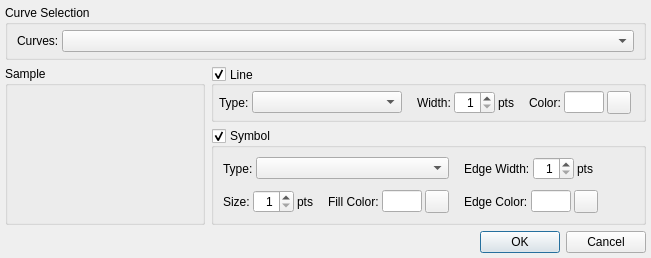
<?xml version="1.0" encoding="UTF-8"?>
<ui version="4.0">
 <class>CurveDialog</class>
 <widget class="QDialog" name="CurveDialog">
  <property name="geometry">
   <rect>
    <x>0</x>
    <y>0</y>
    <width>651</width>
    <height>247</height>
   </rect>
  </property>
  <property name="sizePolicy">
   <sizepolicy hsizetype="Preferred" vsizetype="Maximum">
    <horstretch>0</horstretch>
    <verstretch>0</verstretch>
   </sizepolicy>
  </property>
  <property name="windowTitle">
   <string>Dialog</string>
  </property>
  <layout class="QGridLayout" name="gridLayout_5">
   <property name="leftMargin">
    <number>5</number>
   </property>
   <property name="topMargin">
    <number>5</number>
   </property>
   <property name="rightMargin">
    <number>5</number>
   </property>
   <property name="bottomMargin">
    <number>5</number>
   </property>
   <item row="0" column="0" colspan="3">
    <widget class="QGroupBox" name="gbxCurve">
     <property name="font">
      <font>
       <pointsize>9</pointsize>
      </font>
     </property>
     <property name="title">
      <string>Curve Selection</string>
     </property>
     <layout class="QGridLayout" name="gridLayout_4">
      <property name="leftMargin">
       <number>9</number>
      </property>
      <property name="topMargin">
       <number>5</number>
      </property>
      <property name="rightMargin">
       <number>9</number>
      </property>
      <property name="bottomMargin">
       <number>5</number>
      </property>
      <property name="verticalSpacing">
       <number>5</number>
      </property>
      <item row="0" column="0">
       <layout class="QHBoxLayout" name="horizontalLayout_4">
        <item>
         <widget class="QLabel" name="label">
          <property name="text">
           <string>Curves: </string>
          </property>
         </widget>
        </item>
        <item>
         <widget class="QComboBox" name="cboxCurve">
          <property name="sizePolicy">
           <sizepolicy hsizetype="MinimumExpanding" vsizetype="Fixed">
            <horstretch>0</horstretch>
            <verstretch>0</verstretch>
           </sizepolicy>
          </property>
          <property name="font">
           <font>
            <pointsize>9</pointsize>
           </font>
          </property>
          <property name="editable">
           <bool>false</bool>
          </property>
         </widget>
        </item>
       </layout>
      </item>
     </layout>
    </widget>
   </item>
   <item row="1" column="0" rowspan="2">
    <widget class="QGroupBox" name="gbxSample">
     <property name="sizePolicy">
      <sizepolicy hsizetype="Preferred" vsizetype="Preferred">
       <horstretch>0</horstretch>
       <verstretch>0</verstretch>
      </sizepolicy>
     </property>
     <property name="minimumSize">
      <size>
       <width>200</width>
       <height>0</height>
      </size>
     </property>
     <property name="maximumSize">
      <size>
       <width>300</width>
       <height>16777215</height>
      </size>
     </property>
     <property name="font">
      <font>
       <pointsize>9</pointsize>
      </font>
     </property>
     <property name="title">
      <string>Sample</string>
     </property>
     <layout class="QGridLayout" name="gridLayout">
      <property name="leftMargin">
       <number>5</number>
      </property>
      <property name="topMargin">
       <number>5</number>
      </property>
      <property name="rightMargin">
       <number>5</number>
      </property>
      <property name="bottomMargin">
       <number>5</number>
      </property>
      <item row="0" column="0">
       <widget class="QwtPlot" name="qwtSample">
        <property name="sizePolicy">
         <sizepolicy hsizetype="Preferred" vsizetype="Minimum">
          <horstretch>0</horstretch>
          <verstretch>0</verstretch>
         </sizepolicy>
        </property>
        <property name="minimumSize">
         <size>
          <width>150</width>
          <height>50</height>
         </size>
        </property>
       </widget>
      </item>
     </layout>
    </widget>
   </item>
   <item row="1" column="1" colspan="2">
    <widget class="QGroupBox" name="gbxLine">
     <property name="sizePolicy">
      <sizepolicy hsizetype="Preferred" vsizetype="Maximum">
       <horstretch>0</horstretch>
       <verstretch>0</verstretch>
      </sizepolicy>
     </property>
     <property name="font">
      <font>
       <pointsize>9</pointsize>
      </font>
     </property>
     <property name="title">
      <string>Line</string>
     </property>
     <property name="alignment">
      <set>Qt::AlignLeading|Qt::AlignLeft|Qt::AlignVCenter</set>
     </property>
     <property name="flat">
      <bool>false</bool>
     </property>
     <property name="checkable">
      <bool>true</bool>
     </property>
     <layout class="QGridLayout" name="gridLayout_2">
      <property name="leftMargin">
       <number>5</number>
      </property>
      <property name="topMargin">
       <number>5</number>
      </property>
      <property name="rightMargin">
       <number>5</number>
      </property>
      <property name="bottomMargin">
       <number>5</number>
      </property>
      <property name="horizontalSpacing">
       <number>15</number>
      </property>
      <item row="0" column="2">
       <layout class="QHBoxLayout" name="horizontalLayout_17">
        <property name="spacing">
         <number>3</number>
        </property>
        <item>
         <widget class="QLabel" name="lblLineColor">
          <property name="font">
           <font>
            <pointsize>9</pointsize>
           </font>
          </property>
          <property name="text">
           <string>Color:</string>
          </property>
         </widget>
        </item>
        <item>
         <widget class="QLineEdit" name="ledLineColor">
          <property name="minimumSize">
           <size>
            <width>40</width>
            <height>0</height>
           </size>
          </property>
          <property name="maximumSize">
           <size>
            <width>40</width>
            <height>16777215</height>
           </size>
          </property>
          <property name="frame">
           <bool>true</bool>
          </property>
          <property name="readOnly">
           <bool>true</bool>
          </property>
         </widget>
        </item>
        <item>
         <widget class="QToolButton" name="tbtLineColor">
          <property name="font">
           <font>
            <pointsize>9</pointsize>
           </font>
          </property>
          <property name="text">
           <string/>
          </property>
          <property name="icon">
           <iconset>
            <normaloff>:/AxisDialog/dialogs/AxisDialog/images/color.png</normaloff>:/AxisDialog/dialogs/AxisDialog/images/color.png</iconset>
          </property>
         </widget>
        </item>
        <item>
         <spacer name="horizontalSpacer">
          <property name="orientation">
           <enum>Qt::Horizontal</enum>
          </property>
          <property name="sizeHint" stdset="0">
           <size>
            <width>40</width>
            <height>20</height>
           </size>
          </property>
         </spacer>
        </item>
       </layout>
      </item>
      <item row="0" column="1">
       <layout class="QHBoxLayout" name="horizontalLayout_16">
        <property name="spacing">
         <number>3</number>
        </property>
        <item>
         <widget class="QLabel" name="lblLineThickness">
          <property name="font">
           <font>
            <pointsize>9</pointsize>
           </font>
          </property>
          <property name="text">
           <string>Width:</string>
          </property>
         </widget>
        </item>
        <item>
         <widget class="QSpinBox" name="sbxLineThickness">
          <property name="layoutDirection">
           <enum>Qt::LeftToRight</enum>
          </property>
          <property name="alignment">
           <set>Qt::AlignRight|Qt::AlignTrailing|Qt::AlignVCenter</set>
          </property>
          <property name="minimum">
           <number>1</number>
          </property>
          <property name="maximum">
           <number>20</number>
          </property>
         </widget>
        </item>
        <item>
         <widget class="QLabel" name="lblPts">
          <property name="text">
           <string>pts</string>
          </property>
         </widget>
        </item>
       </layout>
      </item>
      <item row="0" column="0">
       <layout class="QHBoxLayout" name="horizontalLayout">
        <property name="spacing">
         <number>3</number>
        </property>
        <item>
         <widget class="QLabel" name="lblLineType">
          <property name="text">
           <string>Type:</string>
          </property>
         </widget>
        </item>
        <item>
         <widget class="QComboBox" name="cboxLineType">
          <property name="minimumSize">
           <size>
            <width>150</width>
            <height>0</height>
           </size>
          </property>
         </widget>
        </item>
       </layout>
      </item>
     </layout>
    </widget>
   </item>
   <item row="2" column="1" colspan="2">
    <widget class="QGroupBox" name="gbxSymbol">
     <property name="sizePolicy">
      <sizepolicy hsizetype="Preferred" vsizetype="Maximum">
       <horstretch>0</horstretch>
       <verstretch>0</verstretch>
      </sizepolicy>
     </property>
     <property name="font">
      <font>
       <pointsize>9</pointsize>
      </font>
     </property>
     <property name="title">
      <string>Symbol</string>
     </property>
     <property name="checkable">
      <bool>true</bool>
     </property>
     <layout class="QGridLayout" name="gridLayout_3">
      <property name="horizontalSpacing">
       <number>15</number>
      </property>
      <property name="verticalSpacing">
       <number>10</number>
      </property>
      <item row="1" column="0">
       <layout class="QHBoxLayout" name="horizontalLayout_3">
        <property name="spacing">
         <number>15</number>
        </property>
        <item>
         <layout class="QHBoxLayout" name="horizontalLayout_18">
          <property name="spacing">
           <number>3</number>
          </property>
          <item>
           <widget class="QLabel" name="lblSymbolSize">
            <property name="font">
             <font>
              <pointsize>9</pointsize>
             </font>
            </property>
            <property name="text">
             <string>Size:</string>
            </property>
           </widget>
          </item>
          <item>
           <widget class="QSpinBox" name="sbxSymbolSize">
            <property name="layoutDirection">
             <enum>Qt::LeftToRight</enum>
            </property>
            <property name="alignment">
             <set>Qt::AlignRight|Qt::AlignTrailing|Qt::AlignVCenter</set>
            </property>
            <property name="minimum">
             <number>1</number>
            </property>
            <property name="maximum">
             <number>20</number>
            </property>
           </widget>
          </item>
          <item>
           <widget class="QLabel" name="lblPts2">
            <property name="text">
             <string>pts</string>
            </property>
           </widget>
          </item>
         </layout>
        </item>
        <item>
         <layout class="QHBoxLayout" name="horizontalLayout_19">
          <property name="spacing">
           <number>3</number>
          </property>
          <item>
           <widget class="QLabel" name="lblSymbolColor">
            <property name="font">
             <font>
              <pointsize>9</pointsize>
             </font>
            </property>
            <property name="text">
             <string>Fill Color:</string>
            </property>
           </widget>
          </item>
          <item>
           <widget class="QLineEdit" name="ledSymbolColor">
            <property name="minimumSize">
             <size>
              <width>40</width>
              <height>0</height>
             </size>
            </property>
            <property name="maximumSize">
             <size>
              <width>40</width>
              <height>16777215</height>
             </size>
            </property>
            <property name="frame">
             <bool>true</bool>
            </property>
            <property name="readOnly">
             <bool>true</bool>
            </property>
           </widget>
          </item>
          <item>
           <widget class="QToolButton" name="tbtSymbolColor">
            <property name="font">
             <font>
              <pointsize>9</pointsize>
             </font>
            </property>
            <property name="text">
             <string/>
            </property>
            <property name="icon">
             <iconset>
              <normaloff>:/AxisDialog/dialogs/AxisDialog/images/color.png</normaloff>:/AxisDialog/dialogs/AxisDialog/images/color.png</iconset>
            </property>
           </widget>
          </item>
         </layout>
        </item>
       </layout>
      </item>
      <item row="1" column="1">
       <layout class="QHBoxLayout" name="horizontalLayout_22">
        <property name="spacing">
         <number>3</number>
        </property>
        <item>
         <widget class="QLabel" name="lblSymbolEdgeColor">
          <property name="font">
           <font>
            <pointsize>9</pointsize>
           </font>
          </property>
          <property name="text">
           <string>Edge Color:</string>
          </property>
         </widget>
        </item>
        <item>
         <widget class="QLineEdit" name="ledSymbolEdgeColor">
          <property name="minimumSize">
           <size>
            <width>40</width>
            <height>0</height>
           </size>
          </property>
          <property name="maximumSize">
           <size>
            <width>40</width>
            <height>16777215</height>
           </size>
          </property>
          <property name="frame">
           <bool>true</bool>
          </property>
          <property name="readOnly">
           <bool>true</bool>
          </property>
         </widget>
        </item>
        <item>
         <widget class="QToolButton" name="tbtSymbolEdgeColor">
          <property name="font">
           <font>
            <pointsize>9</pointsize>
           </font>
          </property>
          <property name="text">
           <string/>
          </property>
          <property name="icon">
           <iconset>
            <normaloff>:/AxisDialog/dialogs/AxisDialog/images/color.png</normaloff>:/AxisDialog/dialogs/AxisDialog/images/color.png</iconset>
          </property>
         </widget>
        </item>
        <item>
         <spacer name="horizontalSpacer_3">
          <property name="orientation">
           <enum>Qt::Horizontal</enum>
          </property>
          <property name="sizeHint" stdset="0">
           <size>
            <width>40</width>
            <height>20</height>
           </size>
          </property>
         </spacer>
        </item>
       </layout>
      </item>
      <item row="0" column="1">
       <layout class="QHBoxLayout" name="horizontalLayout_20">
        <property name="spacing">
         <number>3</number>
        </property>
        <item>
         <widget class="QLabel" name="lblSymbolEdgeWidth">
          <property name="font">
           <font>
            <pointsize>9</pointsize>
           </font>
          </property>
          <property name="text">
           <string>Edge Width:</string>
          </property>
         </widget>
        </item>
        <item>
         <widget class="QSpinBox" name="sbxSymbolEdgeWidth">
          <property name="layoutDirection">
           <enum>Qt::LeftToRight</enum>
          </property>
          <property name="alignment">
           <set>Qt::AlignRight|Qt::AlignTrailing|Qt::AlignVCenter</set>
          </property>
          <property name="minimum">
           <number>1</number>
          </property>
          <property name="maximum">
           <number>20</number>
          </property>
         </widget>
        </item>
        <item>
         <widget class="QLabel" name="lblPts3">
          <property name="text">
           <string>pts</string>
          </property>
         </widget>
        </item>
        <item>
         <spacer name="horizontalSpacer_2">
          <property name="orientation">
           <enum>Qt::Horizontal</enum>
          </property>
          <property name="sizeHint" stdset="0">
           <size>
            <width>40</width>
            <height>20</height>
           </size>
          </property>
         </spacer>
        </item>
       </layout>
      </item>
      <item row="0" column="0">
       <layout class="QHBoxLayout" name="horizontalLayout_2">
        <property name="spacing">
         <number>3</number>
        </property>
        <item>
         <widget class="QLabel" name="lblSymbolType">
          <property name="text">
           <string>Type:</string>
          </property>
         </widget>
        </item>
        <item>
         <widget class="QComboBox" name="cboxSymbolType">
          <property name="sizePolicy">
           <sizepolicy hsizetype="Expanding" vsizetype="Fixed">
            <horstretch>0</horstretch>
            <verstretch>0</verstretch>
           </sizepolicy>
          </property>
          <property name="minimumSize">
           <size>
            <width>100</width>
            <height>0</height>
           </size>
          </property>
         </widget>
        </item>
       </layout>
      </item>
     </layout>
    </widget>
   </item>
   <item row="3" column="1">
    <spacer name="verticalSpacer">
     <property name="orientation">
      <enum>Qt::Vertical</enum>
     </property>
     <property name="sizeHint" stdset="0">
      <size>
       <width>20</width>
       <height>5</height>
      </size>
     </property>
    </spacer>
   </item>
   <item row="4" column="2">
    <widget class="QDialogButtonBox" name="buttonBox">
     <property name="orientation">
      <enum>Qt::Horizontal</enum>
     </property>
     <property name="standardButtons">
      <set>QDialogButtonBox::Cancel|QDialogButtonBox::Ok</set>
     </property>
    </widget>
   </item>
  </layout>
 </widget>
 <customwidgets>
  <customwidget>
   <class>QwtPlot</class>
   <extends>QFrame</extends>
   <header>qwt_plot.h</header>
  </customwidget>
 </customwidgets>
 <resources/>
 <connections>
  <connection>
   <sender>buttonBox</sender>
   <signal>accepted()</signal>
   <receiver>CurveDialog</receiver>
   <slot>accept()</slot>
   <hints>
    <hint type="sourcelabel">
     <x>248</x>
     <y>254</y>
    </hint>
    <hint type="destinationlabel">
     <x>157</x>
     <y>274</y>
    </hint>
   </hints>
  </connection>
  <connection>
   <sender>buttonBox</sender>
   <signal>rejected()</signal>
   <receiver>CurveDialog</receiver>
   <slot>reject()</slot>
   <hints>
    <hint type="sourcelabel">
     <x>316</x>
     <y>260</y>
    </hint>
    <hint type="destinationlabel">
     <x>286</x>
     <y>274</y>
    </hint>
   </hints>
  </connection>
 </connections>
</ui>
